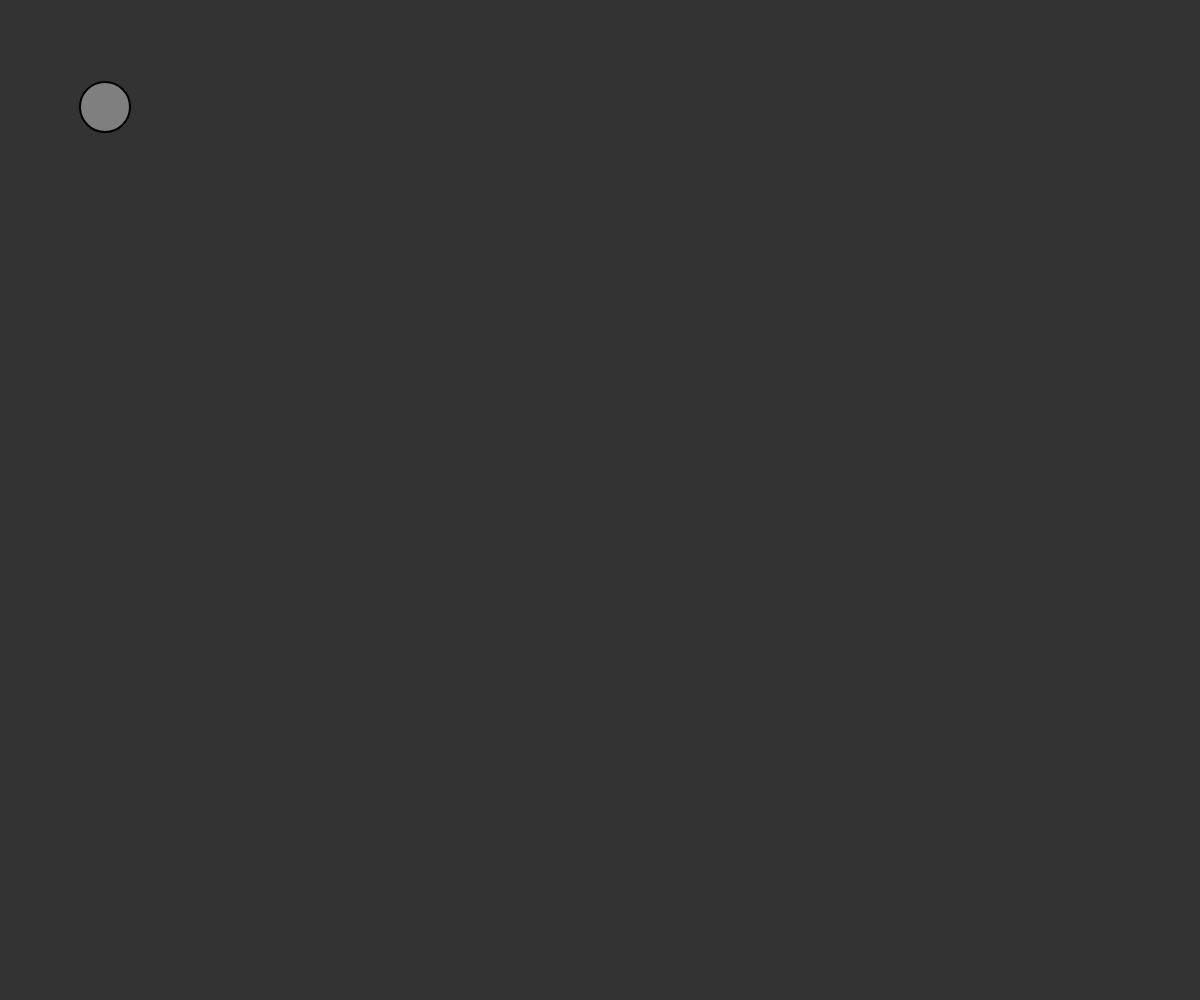
Frame 1 (no input)
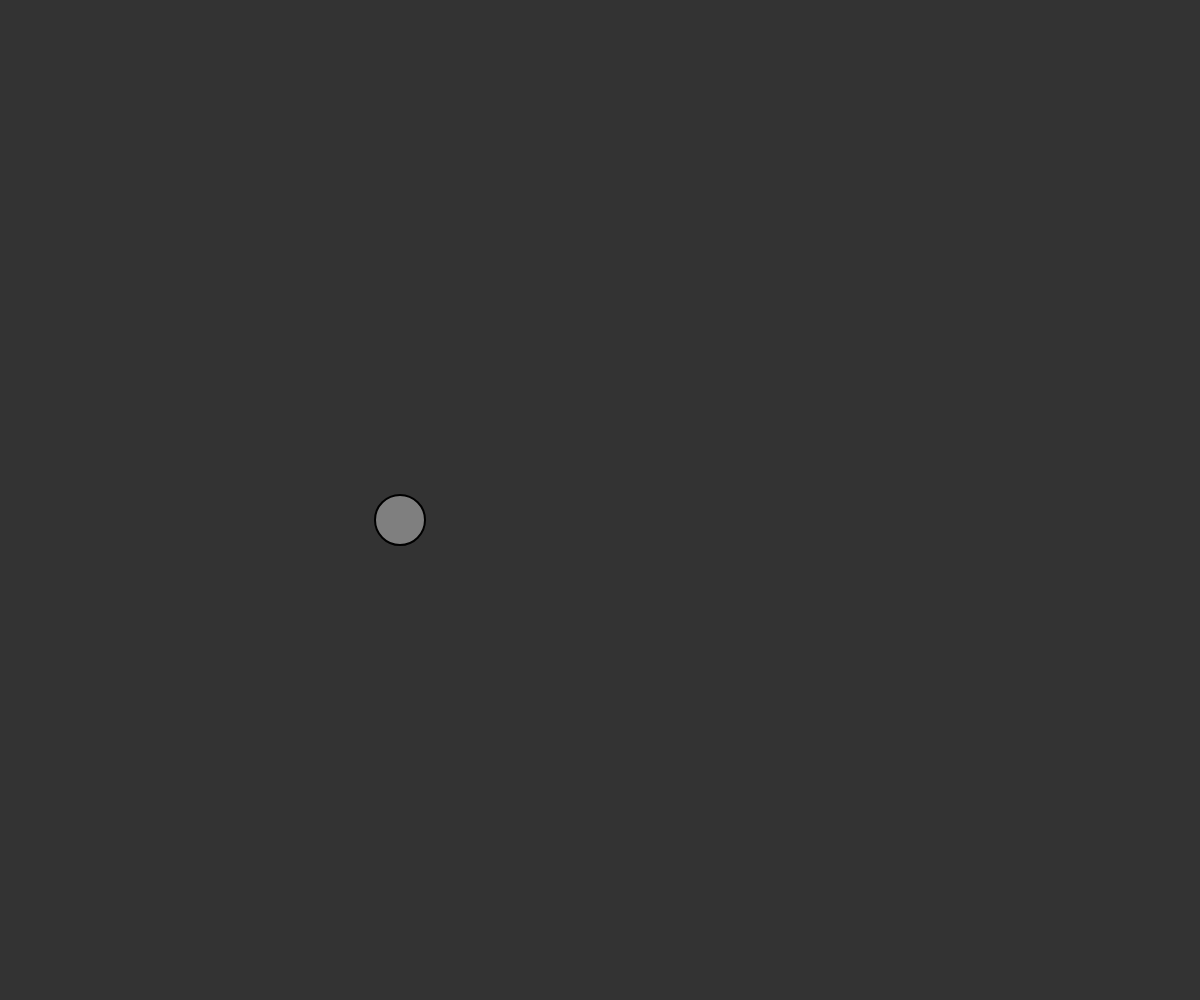
Frame 60 (no input)
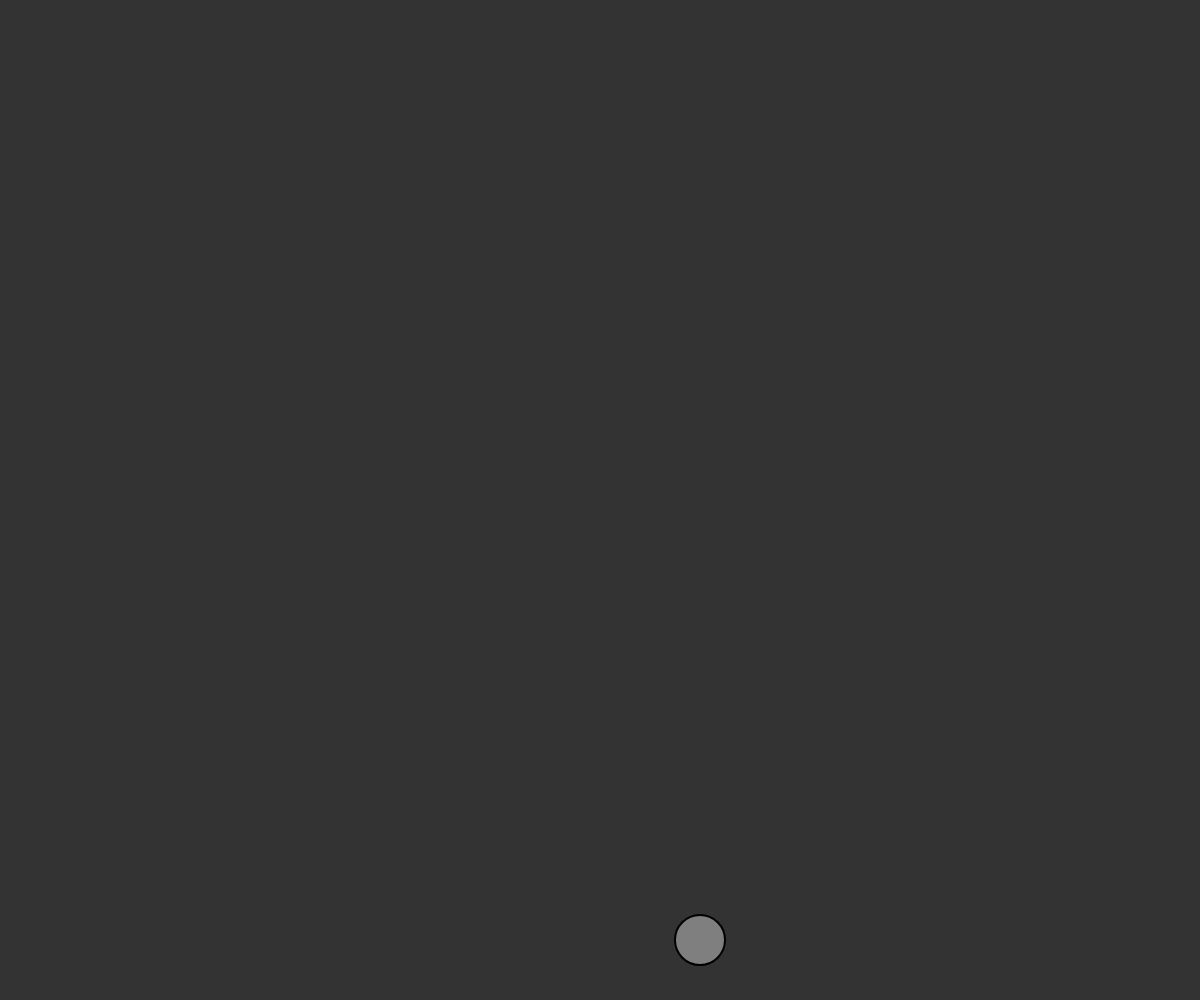
Frame 120 (the mouse pressed at the canvas centre since frame 60)

The p5.js sketch that drew these frames (run headless with seeded random() and noise() and a simulated clock; from frame 60 on, the mouse is pressed at the canvas centre):

// p5.js sketch
// ── sketch.js
// Academy of Art University
// WNM 498 Generative Art & Creative Code
//
// Ryan Berkey
// ryan@rybotron.com
// 
// Example inspired by:
// The Nature of Code
// Daniel Shiffman
// http://natureofcode.com
// Example 1-1: Bouncing Ball, no vectors


var ball;

function setup() {
  createCanvas(windowWidth, windowHeight);
  ball = new Ball();
};

function draw() {
  background(51);
  ball.update();
  ball.display();
};



// Ball Class that will create ball objects
function Ball(){
  this.x = 100;
  this.y = 100;
  this.xSpeed = 5;
  this.ySpeed = 7;
}

Ball.prototype.update = function(){
  this.x += this.xSpeed;
  this.y += this.ySpeed;

  if ((this.x > width) || (this.x < 0)) {
    this.xSpeed = this.xSpeed * -1;
  }
  if ((this.y > height) || (this.y < 0)) {
    this.ySpeed = this.ySpeed * -1;
  }
}

Ball.prototype.display = function(){
  stroke(0);
  strokeWeight(2);
  fill(127);
  ellipse(this.x, this.y, 50, 50);
}
